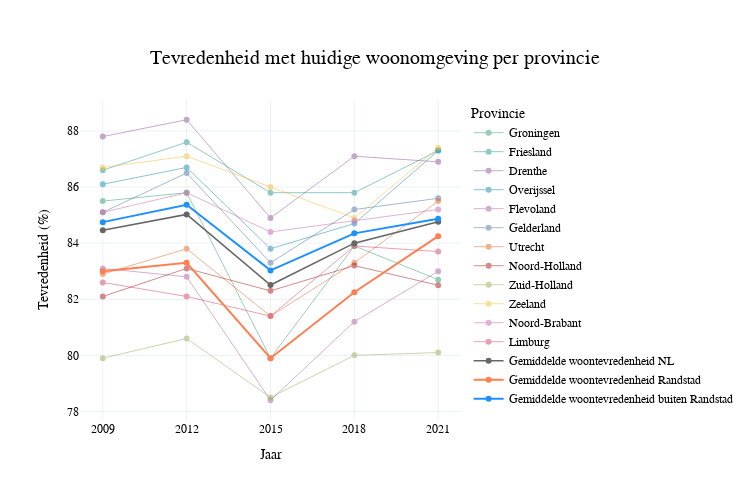

This figure's notebook cell:
### Code cell
data = pd.read_csv('woontevredenheid_per_3_jaar.csv')

data.columns = ['Province', '2009', '2012', '2015', '2018', '2021']

data = data[1:]

for year in ['2009', '2012', '2015', '2018', '2021']:
    data[year] = data[year].str.replace(',', '.').astype(float)

years = ['2009', '2012', '2015', '2018', '2021']

group1_provinces = ['Noord Holland', 'Zuid Holland', 'Utrecht', 'Flevoland']
group2_provinces = [province for province in data['Province'] if province not in group1_provinces]

group1_data = data[data['Province'].isin(group1_provinces)]
group2_data = data[data['Province'].isin(group2_provinces)]

group1_mean = group1_data[years].mean()
group2_mean = group2_data[years].mean()

fig = go.Figure()

pastel_colors = ['#d34467', '#359d73', '#27958f', '#8c5792', '#1887ab', '#a9629f', '#4f73a1', '#e46828', '#ac1917', '#93ae55', '#f0be39', '#c867a5']
for index, row in data.iterrows():
    hover_text = [f"Provincie: {row['Province']}<br>Jaar: {year}<br>Tevredenheid: {row[year]}%" for year in years]
    fig.add_trace(go.Scatter(
        x=years,
        y=row[years],
        mode='lines+markers',
        name=row['Province'],
        text=hover_text,
        hoverinfo='text',
        opacity=0.5,
        line=dict(color=pastel_colors[index % len(pastel_colors)], width=1)
    ))

overall_mean_happiness = data[years].mean()

fig.add_trace(go.Scatter(
    x=years,
    y=overall_mean_happiness,
    mode='lines+markers',
    name='Gemiddelde woontevredenheid NL',
    line=dict(color='#666666', width=1.5),
    text=[f"Jaar: {year}<br>Gemiddelde woontevredenheid NL: {value:.1f}%" for year, value in zip(years, overall_mean_happiness)],
    hoverinfo='text',
    opacity=1.0
))

fig.add_trace(go.Scatter(
    x=years,
    y=group1_mean,
    mode='lines+markers',
    name='Gemiddelde woontevredenheid Randstad',
    line=dict(color='#FF7F50', width=2),
    text=[f"Jaar: {year}<br>Gemiddelde woontevredenheid Randstad: {value:.1f}%" for year, value in zip(years, group1_mean)],
    hoverinfo='text',
    opacity=1.0
))

fig.add_trace(go.Scatter(
    x=years,
    y=group2_mean,
    mode='lines+markers',
    name='Gemiddelde woontevredenheid buiten Randstad',
    line=dict(color='#1E90FF', width=2),
    text=[f"Jaar: {year}<br>Gemiddelde woontevredenheid buiten Randstad: {value:.1f}%" for year, value in zip(years, group2_mean)],
    hoverinfo='text',
    opacity=1.0
))

fig.update_layout(
    title={
        'text': "Tevredenheid met huidige woonomgeving per provincie",
        'x': 0.5,
        'xanchor': 'center',
        'yanchor': 'top'
    },
    xaxis_title="Jaar",
    yaxis_title="Tevredenheid (%)",
    legend_title="Provincie",
    template='plotly_white',
    font=dict(family="Arial, sans-serif", size=12, color="black"),
    title_font=dict(size=20, color='black', family="Arial, sans-serif"),
    width=750,
    height=500
)

fig.show()

### Figure 1 — Plotly figure (JSON) as saved in the notebook; plotly's stock layout.template omitted (floating-point values rounded to 4 significant figures)
{"data": [{"hoverinfo": "text", "line": {"color": "#359d73", "width": 1}, "mode": "lines+markers", "name": "Groningen", "opacity": 0.5, "text": ["Provincie: Groningen<br>Jaar: 2009<br>Tevredenheid: 85.5%", "Provincie: Groningen<br>Jaar: 2012<br>Tevredenheid: 85.8%", "Provincie: Groningen<br>Jaar: 2015<br>Tevredenheid: 79.9%", "Provincie: Groningen<br>Jaar: 2018<br>Tevredenheid: 83.9%", "Provincie: Groningen<br>Jaar: 2021<br>Tevredenheid: 82.7%"], "type": "scatter", "x": ["2009", "2012", "2015", "2018", "2021"], "y": [85.5, 85.8, 79.9, 83.9, 82.7]}, {"hoverinfo": "text", "line": {"color": "#27958f", "width": 1}, "mode": "lines+markers", "name": "Friesland", "opacity": 0.5, "text": ["Provincie: Friesland<br>Jaar: 2009<br>Tevredenheid: 86.6%", "Provincie: Friesland<br>Jaar: 2012<br>Tevredenheid: 87.6%", "Provincie: Friesland<br>Jaar: 2015<br>Tevredenheid: 85.8%", "Provincie: Friesland<br>Jaar: 2018<br>Tevredenheid: 85.8%", "Provincie: Friesland<br>Jaar: 2021<br>Tevredenheid: 87.3%"], "type": "scatter", "x": ["2009", "2012", "2015", "2018", "2021"], "y": [86.6, 87.6, 85.8, 85.8, 87.3]}, {"hoverinfo": "text", "line": {"color": "#8c5792", "width": 1}, "mode": "lines+markers", "name": "Drenthe", "opacity": 0.5, "text": ["Provincie: Drenthe<br>Jaar: 2009<br>Tevredenheid: 87.8%", "Provincie: Drenthe<br>Jaar: 2012<br>Tevredenheid: 88.4%", "Provincie: Drenthe<br>Jaar: 2015<br>Tevredenheid: 84.9%", "Provincie: Drenthe<br>Jaar: 2018<br>Tevredenheid: 87.1%", "Provincie: Drenthe<br>Jaar: 2021<br>Tevredenheid: 86.9%"], "type": "scatter", "x": ["2009", "2012", "2015", "2018", "2021"], "y": [87.8, 88.4, 84.9, 87.1, 86.9]}, {"hoverinfo": "text", "line": {"color": "#1887ab", "width": 1}, "mode": "lines+markers", "name": "Overijssel", "opacity": 0.5, "text": ["Provincie: Overijssel<br>Jaar: 2009<br>Tevredenheid: 86.1%", "Provincie: Overijssel<br>Jaar: 2012<br>Tevredenheid: 86.7%", "Provincie: Overijssel<br>Jaar: 2015<br>Tevredenheid: 83.8%", "Provincie: Overijssel<br>Jaar: 2018<br>Tevredenheid: 84.7%", "Provincie: Overijssel<br>Jaar: 2021<br>Tevredenheid: 87.3%"], "type": "scatter", "x": ["2009", "2012", "2015", "2018", "2021"], "y": [86.1, 86.7, 83.8, 84.7, 87.3]}, {"hoverinfo": "text", "line": {"color": "#a9629f", "width": 1}, "mode": "lines+markers", "name": "Flevoland", "opacity": 0.5, "text": ["Provincie: Flevoland<br>Jaar: 2009<br>Tevredenheid: 83.1%", "Provincie: Flevoland<br>Jaar: 2012<br>Tevredenheid: 82.8%", "Provincie: Flevoland<br>Jaar: 2015<br>Tevredenheid: 78.4%", "Provincie: Flevoland<br>Jaar: 2018<br>Tevredenheid: 81.2%", "Provincie: Flevoland<br>Jaar: 2021<br>Tevredenheid: 83.0%"], "type": "scatter", "x": ["2009", "2012", "2015", "2018", "2021"], "y": [83.1, 82.8, 78.4, 81.2, 83]}, {"hoverinfo": "text", "line": {"color": "#4f73a1", "width": 1}, "mode": "lines+markers", "name": "Gelderland", "opacity": 0.5, "text": ["Provincie: Gelderland<br>Jaar: 2009<br>Tevredenheid: 85.1%", "Provincie: Gelderland<br>Jaar: 2012<br>Tevredenheid: 86.5%", "Provincie: Gelderland<br>Jaar: 2015<br>Tevredenheid: 83.3%", "Provincie: Gelderland<br>Jaar: 2018<br>Tevredenheid: 85.2%", "Provincie: Gelderland<br>Jaar: 2021<br>Tevredenheid: 85.6%"], "type": "scatter", "x": ["2009", "2012", "2015", "2018", "2021"], "y": [85.1, 86.5, 83.3, 85.2, 85.6]}, {"hoverinfo": "text", "line": {"color": "#e46828", "width": 1}, "mode": "lines+markers", "name": "Utrecht", "opacity": 0.5, "text": ["Provincie: Utrecht<br>Jaar: 2009<br>Tevredenheid: 82.9%", "Provincie: Utrecht<br>Jaar: 2012<br>Tevredenheid: 83.8%", "Provincie: Utrecht<br>Jaar: 2015<br>Tevredenheid: 81.4%", "Provincie: Utrecht<br>Jaar: 2018<br>Tevredenheid: 83.3%", "Provincie: Utrecht<br>Jaar: 2021<br>Tevredenheid: 85.5%"], "type": "scatter", "x": ["2009", "2012", "2015", "2018", "2021"], "y": [82.9, 83.8, 81.4, 83.3, 85.5]}, {"hoverinfo": "text", "line": {"color": "#ac1917", "width": 1}, "mode": "lines+markers", "name": "Noord-Holland", "opacity": 0.5, "text": ["Provincie: Noord-Holland<br>Jaar: 2009<br>Tevredenheid: 82.1%", "Provincie: Noord-Holland<br>Jaar: 2012<br>Tevredenheid: 83.1%", "Provincie: Noord-Holland<br>Jaar: 2015<br>Tevredenheid: 82.3%", "Provincie: Noord-Holland<br>Jaar: 2018<br>Tevredenheid: 83.2%", "Provincie: Noord-Holland<br>Jaar: 2021<br>Tevredenheid: 82.5%"], "type": "scatter", "x": ["2009", "2012", "2015", "2018", "2021"], "y": [82.1, 83.1, 82.3, 83.2, 82.5]}, {"hoverinfo": "text", "line": {"color": "#93ae55", "width": 1}, "mode": "lines+markers", "name": "Zuid-Holland", "opacity": 0.5, "text": ["Provincie: Zuid-Holland<br>Jaar: 2009<br>Tevredenheid: 79.9%", "Provincie: Zuid-Holland<br>Jaar: 2012<br>Tevredenheid: 80.6%", "Provincie: Zuid-Holland<br>Jaar: 2015<br>Tevredenheid: 78.5%", "Provincie: Zuid-Holland<br>Jaar: 2018<br>Tevredenheid: 80.0%", "Provincie: Zuid-Holland<br>Jaar: 2021<br>Tevredenheid: 80.1%"], "type": "scatter", "x": ["2009", "2012", "2015", "2018", "2021"], "y": [79.9, 80.6, 78.5, 80, 80.1]}, {"hoverinfo": "text", "line": {"color": "#f0be39", "width": 1}, "mode": "lines+markers", "name": "Zeeland", "opacity": 0.5, "text": ["Provincie: Zeeland<br>Jaar: 2009<br>Tevredenheid: 86.7%", "Provincie: Zeeland<br>Jaar: 2012<br>Tevredenheid: 87.1%", "Provincie: Zeeland<br>Jaar: 2015<br>Tevredenheid: 86.0%", "Provincie: Zeeland<br>Jaar: 2018<br>Tevredenheid: 84.9%", "Provincie: Zeeland<br>Jaar: 2021<br>Tevredenheid: 87.4%"], "type": "scatter", "x": ["2009", "2012", "2015", "2018", "2021"], "y": [86.7, 87.1, 86, 84.9, 87.4]}, {"hoverinfo": "text", "line": {"color": "#c867a5", "width": 1}, "mode": "lines+markers", "name": "Noord-Brabant", "opacity": 0.5, "text": ["Provincie: Noord-Brabant<br>Jaar: 2009<br>Tevredenheid: 85.1%", "Provincie: Noord-Brabant<br>Jaar: 2012<br>Tevredenheid: 85.8%", "Provincie: Noord-Brabant<br>Jaar: 2015<br>Tevredenheid: 84.4%", "Provincie: Noord-Brabant<br>Jaar: 2018<br>Tevredenheid: 84.8%", "Provincie: Noord-Brabant<br>Jaar: 2021<br>Tevredenheid: 85.2%"], "type": "scatter", "x": ["2009", "2012", "2015", "2018", "2021"], "y": [85.1, 85.8, 84.4, 84.8, 85.2]}, {"hoverinfo": "text", "line": {"color": "#d34467", "width": 1}, "mode": "lines+markers", "name": "Limburg", "opacity": 0.5, "text": ["Provincie: Limburg<br>Jaar: 2009<br>Tevredenheid: 82.6%", "Provincie: Limburg<br>Jaar: 2012<br>Tevredenheid: 82.1%", "Provincie: Limburg<br>Jaar: 2015<br>Tevredenheid: 81.4%", "Provincie: Limburg<br>Jaar: 2018<br>Tevredenheid: 83.9%", "Provincie: Limburg<br>Jaar: 2021<br>Tevredenheid: 83.7%"], "type": "scatter", "x": ["2009", "2012", "2015", "2018", "2021"], "y": [82.6, 82.1, 81.4, 83.9, 83.7]}, {"hoverinfo": "text", "line": {"color": "#666666", "width": 1.5}, "mode": "lines+markers", "name": "Gemiddelde woontevredenheid NL", "opacity": 1, "text": ["Jaar: 2009<br>Gemiddelde woontevredenheid NL: 84.5%", "Jaar: 2012<br>Gemiddelde woontevredenheid NL: 85.0%", "Jaar: 2015<br>Gemiddelde woontevredenheid NL: 82.5%", "Jaar: 2018<br>Gemiddelde woontevredenheid NL: 84.0%", "Jaar: 2021<br>Gemiddelde woontevredenheid NL: 84.8%"], "type": "scatter", "x": ["2009", "2012", "2015", "2018", "2021"], "y": [84.46, 85.03, 82.51, 84.0, 84.77]}, {"hoverinfo": "text", "line": {"color": "#FF7F50", "width": 2}, "mode": "lines+markers", "name": "Gemiddelde woontevredenheid Randstad", "opacity": 1, "text": ["Jaar: 2009<br>Gemiddelde woontevredenheid Randstad: 83.0%", "Jaar: 2012<br>Gemiddelde woontevredenheid Randstad: 83.3%", "Jaar: 2015<br>Gemiddelde woontevredenheid Randstad: 79.9%", "Jaar: 2018<br>Gemiddelde woontevredenheid Randstad: 82.2%", "Jaar: 2021<br>Gemiddelde woontevredenheid Randstad: 84.2%"], "type": "scatter", "x": ["2009", "2012", "2015", "2018", "2021"], "y": [83, 83.3, 79.9, 82.25, 84.25]}, {"hoverinfo": "text", "line": {"color": "#1E90FF", "width": 2}, "mode": "lines+markers", "name": "Gemiddelde woontevredenheid buiten Randstad", "opacity": 1, "text": ["Jaar: 2009<br>Gemiddelde woontevredenheid buiten Randstad: 84.8%", "Jaar: 2012<br>Gemiddelde woontevredenheid buiten Randstad: 85.4%", "Jaar: 2015<br>Gemiddelde woontevredenheid buiten Randstad: 83.0%", "Jaar: 2018<br>Gemiddelde woontevredenheid buiten Randstad: 84.3%", "Jaar: 2021<br>Gemiddelde woontevredenheid buiten Randstad: 84.9%"], "type": "scatter", "x": ["2009", "2012", "2015", "2018", "2021"], "y": [84.75, 85.37, 83.03, 84.35, 84.87]}], "layout": {"font": {"color": "black", "family": "Arial, sans-serif", "size": 12}, "height": 500, "legend": {"title": {"text": "Provincie"}}, "title": {"font": {"color": "black", "family": "Arial, sans-serif", "size": 20}, "text": "Tevredenheid met huidige woonomgeving per provincie", "x": 0.5, "xanchor": "center", "yanchor": "top"}, "width": 750, "xaxis": {"title": {"text": "Jaar"}}, "yaxis": {"title": {"text": "Tevredenheid (%)"}}}}
